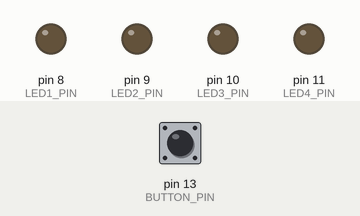
Simulated run of this sketch. Board: Arduino Uno, built with avr-gcc and run on an emulated ATmega328P. Shown: output pins drawn as LEDs (lit = HIGH). Inputs (shaded band) come from the test bench; at power-on: pin 13 (BUTTON_PIN) LOW.

Above: at 1.2 s.
1.3 s: pin 13 (BUTTON_PIN) pulled HIGH for 0.15 s
At 2.3 s:
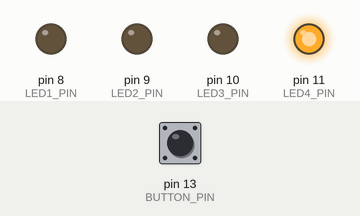
2.9 s: pin 13 (BUTTON_PIN) pulled HIGH for 1 s
At 3.5 s:
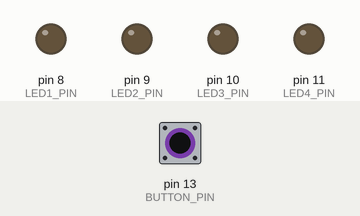
5.4 s: pin 13 (BUTTON_PIN) pulled HIGH for 3.2 s
At 6.7 s:
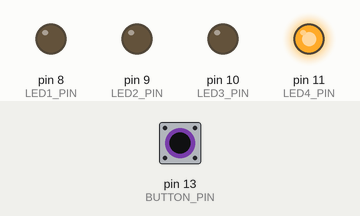
Timing chart, 0 to 8.4 s (numbered marks = the images above; inputs shaded):
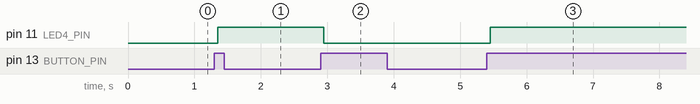

Measured:
- after the input at 1.3 s, pin 11 (LED4_PIN): LOW → HIGH after 0.05 s
- after the input at 2.9 s, pin 11 (LED4_PIN): HIGH → LOW after 0.05 s
- after the input at 5.4 s, pin 11 (LED4_PIN): LOW → HIGH after 0.05 s

The sketch:

delaynomore2.ino
```cpp
#define LED1_PIN 8
#define LED2_PIN 9
#define LED3_PIN 10
#define LED4_PIN 11
#define BUTTON_PIN 13

int x = 0, y = 0, z = 0;
unsigned long long time, t1 = 0, t2 = 0, t3 = 0;
int ledState = LOW;
int buttonState;
int lastButtonState = LOW;
unsigned long debounceDelay = 50;
unsigned long lastDebounceTime = 0;

void setup() {
  // put your setup code here, to run once:
  pinMode(LED1_PIN, OUTPUT);
  pinMode(LED2_PIN, OUTPUT);
  pinMode(LED3_PIN, OUTPUT);
  pinMode(LED4_PIN, OUTPUT);
  pinMode(BUTTON_PIN, INPUT);

  digitalWrite(LED4_PIN, ledState);
}

void loop() {
  // put your main code here, to run repeatedly:
  time = millis();
  int reading = digitalRead(BUTTON_PIN);

  if (reading != lastButtonState) {
    lastDebounceTime = millis();
  }

  if ((millis() - lastDebounceTime) > debounceDelay) {
    if (reading != buttonState) {
      buttonState = reading;

      if (buttonState == HIGH) {
        ledState = !ledState;
      }
    }
  }
  digitalWrite(LED4_PIN, ledState);
  lastButtonState = reading;

  if ((time - t1) == 1000) {
    x = 1 - x;
    t1 = millis();
    digitalWrite(LED1_PIN, x);
  }
  if ((time - t2) == 2000) {
    y = 1 - y;
    t2 = millis();
    digitalWrite(LED2_PIN, y);
  }
  if ((time - t3) == 3000) {
    z = 1 - z;
    t3 = millis();
    digitalWrite(LED3_PIN, z);
  }
}
```
